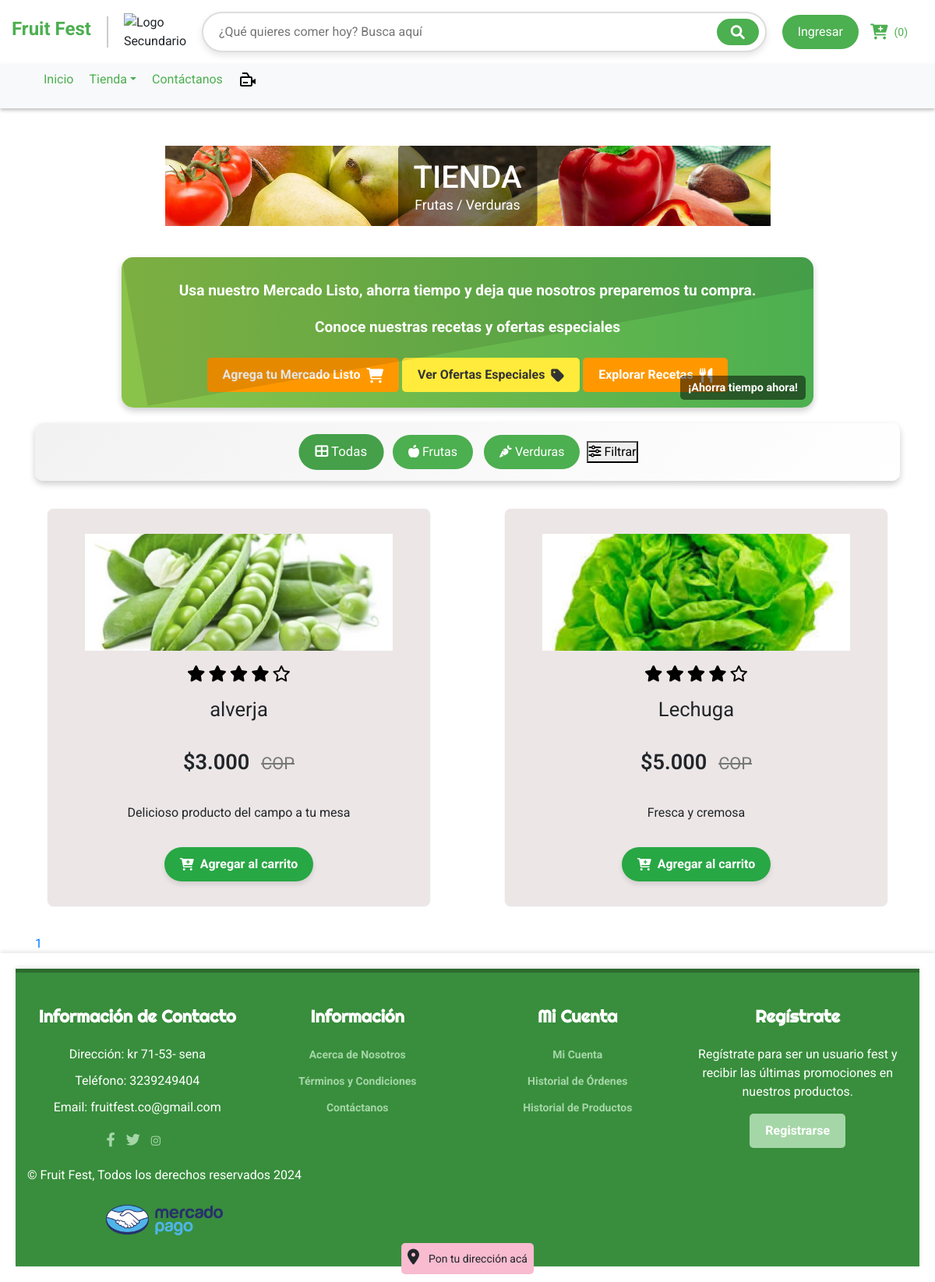
The page /productos.php on the database its author committed.
### tables this page shows
CREATE TABLE `productos` (
  `id` int(11) NOT NULL,
  `nombre` varchar(255) NOT NULL,
  `descripcion` text DEFAULT NULL,
  `num_calificaciones` int(11) DEFAULT 0,
  `calificacion_promedio` decimal(3,2) DEFAULT 0.00,
  `precio` decimal(10,2) NOT NULL,
  `imagen` varchar(255) DEFAULT NULL,
  `categoria` varchar(1000) NOT NULL,
  `is_featured` tinyint(1) DEFAULT 0,
  `destacado` tinyint(1) DEFAULT 0,
  `ventas` int(11) DEFAULT 0,
  `stock` int(11) DEFAULT 0,
  `id_vendedor` int(11) NOT NULL
);

### procesos/productos.php (called while the page is built, shortened)
<?php
$conn = new mysqli('localhost', 'root', '', 'fruitfest');
$categoria = isset($_GET['categoria']) ? $conn->real_escape_string($_GET['categoria']) : '';
$page = isset($_GET['page']) ? (int)$_GET['page'] : 1;
$limit = 15;
$offset = ($page - 1) * $limit;
$sql = "SELECT id, nombre, categoria, descripcion, precio, imagen FROM productos";
$sql .= " LIMIT ? OFFSET ?";
$stmt = $conn->prepare($sql);
if ($categoria) {
    $stmt->bind_param("sii", $categoria, $limit, $offset);
} else {
    $stmt->bind_param("ii", $limit, $offset);
}
$stmt->execute();
$result = $stmt->get_result();
$sql_count = "SELECT COUNT(id) AS total FROM productos";
$stmt_count = $conn->prepare($sql_count);
$stmt_count->execute();
$result_count = $stmt_count->get_result();
$total_productos = $result_count->fetch_assoc()['total'];
$total_paginas = ceil($total_productos / $limit);
?>

### productos.php (the view, shortened to what this page needs)
<?php include 'procesos/productos.php'; ?>
<!DOCTYPE html>
<html lang="es">
<head>
    <link rel="stylesheet" href="https://code.jquery.com/ui/1.12.1/themes/base/jquery-ui.css">
    <link rel="stylesheet" href="css/header2.css">
    <link rel="stylesheet" href="css/productos.css">
    <link rel="stylesheet" href="css/producctos2.css">
    <link rel="stylesheet" href="https://cdnjs.cloudflare.com/ajax/libs/font-awesome/5.15.4/css/all.min.css">
</head>
<body>
<header>
<?php include 'Estructura/header.php'; ?>
</header>
<main class="container mt-5">
    <div class="banner">
        <img src="imagenes/sliderss.jpg" alt="Banner Imagen">
        <div class="banner-text">
            <h1>TIENDA</h1>
            <p>Frutas / Verduras</p>
        </div>
    </div>
 <div class="range-slider">
    <p>Usa nuestro Mercado Listo, ahorra tiempo y deja que nosotros preparemos tu compra.</p>
    <p>Conoce nuestras recetas y ofertas especiales</p>
    <button class="add-to-cart" onclick="agregarMercadoListo()">Agrega tu Mercado Listo <i class="fas fa-shopping-cart"></i></button>
    <button class="styled-special-offers">Ver Ofertas Especiales <i class="fas fa-tag"></i></button>
    <a href="recetas" class="styled-recipes">
    Explorar Recetas <i class="fas fa-utensils"></i>
</a>
</div>
<div class="filter-form">
        <form method="GET" action="productos">
            <label for="categoria_todas">
                <i class="fas fa-th-large"></i> Todas
            </label>
            <label for="categoria_frutas">
                <i class="fas fa-apple-alt"></i> Frutas
            </label>
            <label for="categoria_verduras">
                <i class="fas fa-carrot"></i> Verduras
            </label>
            <button type="submit">
                <i class="fas fa-sliders-h"></i> Filtrar
            </button>
        </form>
    </div>
<div class="container-products">
    <?php
    if ($result->num_rows > 0) {
        while ($row = $result->fetch_assoc()) {
            $precio = floatval($row['precio']);
            $precio_multiplicado = $precio * 1000;
            $precio_formateado = number_format($precio_multiplicado, 0, ',', '.');
            echo '<div class="card-product" onclick="window.location.href=\'producto_detalle?id=' . htmlspecialchars($row['id'], ENT_QUOTES, 'UTF-8') . '\'">';
            echo '    <div class="container-img">';
            echo '        <img src="uploads/' . htmlspecialchars($row['imagen'], ENT_QUOTES, 'UTF-8') . '" alt="' . htmlspecialchars($row['nombre'], ENT_QUOTES, 'UTF-8') . '" />';
            echo '        <div class="button-group">';
            echo '            <span onclick="event.stopPropagation(); window.location.href=\'producto_detalle?id=' . htmlspecialchars($row['id'], ENT_QUOTES, 'UTF-8') . '\'"><i class="fa-regular fa-eye"></i></span>';
            echo '            <span onclick="event.stopPropagation(); agregarWishlist(' . htmlspecialchars($row['id'], ENT_QUOTES, 'UTF-8') . ')"><i class="fa-regular fa-heart"></i></span>';
            echo '        </div>';
            echo '    </div>';
            echo '    <div class="content-card-product">';
            echo '        <div class="stars">';
            echo '            <i class="fa-solid fa-star"></i>';
            echo '            <i class="fa-solid fa-star"></i>';
            echo '            <i class="fa-solid fa-star"></i>';
            echo '            <i class="fa-solid fa-star"></i>';
            echo '            <i class="fa-regular fa-star"></i>';
            echo '        </div>';
            echo '        <h3>' . htmlspecialchars($row['nombre'], ENT_QUOTES, 'UTF-8') . '</h3>';
            echo '        <p>' . htmlspecialchars($row['descripcion'], ENT_QUOTES, 'UTF-8') . '</p>';
            echo '        <p class="price">$' . $precio_formateado . ' <span style="font-size: 0.8em; color: #777;">COP</span></p>';
            echo '        <button class="styled-add-to-cart" onclick="event.stopPropagation(); agregarAlCarrito(' . htmlspecialchars($row['id'], ENT_QUOTES, 'UTF-8') . ')"><i class="fas fa-cart-plus"></i> Agregar al carrito</button>';
            echo '    </div>';
            echo '</div>';
        }
    } else {
        echo '<p>No hay productos en esta categoría.</p>';
    }
    ?>
</div>
    <div class="pagination">
        <?php for ($i = 1; $i <= $total_paginas; $i++): ?>
            <a href="?categoria=<?php echo urlencode($categoria); ?>&page=<?php echo $i; ?>" class="<?php echo ($i == $page) ? 'active' : ''; ?>">
                <?php echo $i; ?>
            </a>
        <?php endfor; ?>
    </div>
</main>
<footer>
<?php include 'Estructura/footer.php'; ?>
</footer>
</body>
</html>

### css/productos.css (style rules this page uses)
.container-products { display: grid; grid-template-columns: repeat(auto-fit, minmax(20rem, 1fr)); gap: 4rem; }
.card-product { background-color: #ece6e6; padding: 2rem 3rem; border-radius: 0.5rem; cursor: pointer; box-shadow: 0 0 2px rgba(0, 0, 0, 0.1); position: relative; overflow: hidden; margin: 1rem; height: auto; transition: transform 0.3s ease, box-shadow 0.3s ease; }
.container-img { position: relative; height: 150px; overflow: hidden; }
.container-img img { width: 100%; height: 100%; object-fit: cover; display: block; transition: transform 0.3s ease; }
.button-group { display: flex; flex-direction: column; gap: 1rem; position: absolute; top: 0; right: -3rem; z-index: -1; transition: all 0.4s ease; }
.button-group span { border: 1px solid green; padding: 0.8rem; display: flex; align-items: center; justify-content: center; border-radius: 50%; cursor: pointer; transition: all 0.4s ease, transform 0.2s ease; }
.content-card-product { display: grid; justify-items: center; grid-template-columns: 1fr; grid-template-rows: auto auto auto auto auto; row-gap: 1rem; }
.stars { grid-row: 1; grid-column: 1; margin-top: 20px; transition: transform 0.3s ease; }
.stars i { font-size: 1.3rem; color: rgb(0, 0, 0); transition: color 0.3s ease, transform 0.3s ease; }
.content-card-product h3 { grid-row: 2; grid-column: 1; font-weight: 400; font-size: 1.6rem; margin-bottom: 1rem; cursor: pointer; transition: color 0.3s ease; }
.content-card-product .price { grid-row: 3; grid-column: 1; font-size: 1.7rem; font-weight: 600; }
.content-card-product .price span { font-size: 1.5rem; font-weight: 400; text-decoration: line-through; color: #777; margin-left: 0.5rem; }
.pagination { text-align: center; margin-top: 20px; }

### css/producctos2.css (style rules this page uses)
.styled-add-to-cart { background-color: #28a745; color: #fff; border: none; border-radius: 25px; padding: 10px 20px; font-size: 16px; font-weight: bold; cursor: pointer; transition: background-color 0.3s, transform 0.3s; box-shadow: 0 4px 6px rgba(0, 0, 0, 0.1); display: inline-flex; align-items: center; justify-content: center; }
.styled-add-to-cart i { margin-right: 8px; }
.range-slider { background: linear-gradient(to right, #8BC34A, #4CAF50); border-radius: 15px; padding: 20px; text-align: center; box-shadow: 0 4px 8px rgba(0, 0, 0, 0.2); margin: 20px auto; max-width: 80%; position: relative; overflow: hidden; color: #fff; }
.range-slider p { font-size: 1.2rem; font-weight: bold; margin: 0; line-height: 1.4; }
.range-slider::before { content: ''; position: absolute; top: 50%; left: 0; width: 150%; height: 100%; background: rgba(0, 0, 0, 0.1); transform: translateY(-50%) rotate(-10deg); transform-origin: left top; z-index: 0; }
.range-slider p { position: relative; z-index: 1; padding: 10px; }
.range-slider::after { content: '¡Ahorra tiempo ahora!'; position: absolute; bottom: 10px; right: 10px; font-size: 0.9rem; background: rgba(0, 0, 0, 0.5); padding: 5px 10px; border-radius: 5px; color: #fff; font-weight: bold; }
.add-to-cart { background-color: #FF9800; color: #fff; border: none; border-radius: 5px; padding: 10px 20px; font-size: 1rem; font-weight: bold; cursor: pointer; transition: background-color 0.3s, transform 0.2s; margin-top: 15px; display: inline-flex; align-items: center; }
.add-to-cart i { margin-left: 8px; font-size: 1.2rem; }
.styled-special-offers { background-color: #FFEB3B; color: #333; border: none; border-radius: 5px; padding: 10px 20px; font-size: 1rem; font-weight: bold; cursor: pointer; transition: background-color 0.3s, transform 0.2s; display: inline-flex; align-items: center; }
.styled-special-offers i { margin-left: 8px; font-size: 1.2rem; }
.styled-recipes { background-color: #FF9800; color: #fff; border: none; border-radius: 5px; padding: 10px 20px; font-size: 1rem; font-weight: bold; cursor: pointer; transition: background-color 0.3s, transform 0.2s; display: inline-flex; align-items: center; }
.styled-recipes i { margin-left: 8px; font-size: 1.2rem; }

### css/footer.css (style rules this page uses)
body { font-family: 'Roboto', sans-serif; }

### rows shown on the page
productos: imagen (picture), nombre "alverja", descripcion "Delicioso producto del campo a tu mesa", precio "3.000"
productos: imagen (picture), nombre "Lechuga", descripcion "Fresca y cremosa", precio "5.000"

### other values the page prints
$num_productos_carrito "0"
